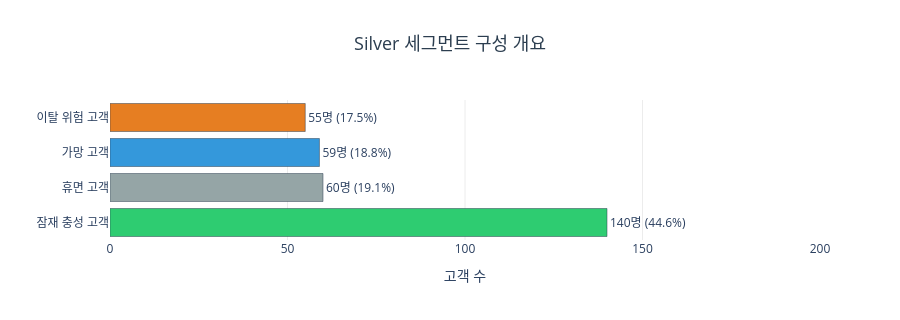

The cell this chart's notebook holds for it:
### Code cell
fig = go.Figure()

# 놓치면 안될 고객의 수가 1명밖에 없어 시각화에서 제외
silver_plot = seg_overview[seg_overview['세그먼트'] != '놓치면 안될 고객'].copy()
silver_plot_total = silver_plot['고객수'].sum()
for _, row in silver_plot.iterrows():
    seg = row['세그먼트']
    fig.add_trace(go.Bar(
        x=[row['고객수']],
        y=[seg],
        orientation='h',
        marker=dict(color=seg_color.get(seg, '#cccccc'), line=dict(color='#2c3e50', width=0.5)),
        text=[f"{row['고객수']}명 ({row['고객수']/silver_plot_total*100:.1f}%)"],
        textposition='outside',
        showlegend=False,
    ))

fig.update_layout(
    title=dict(
        text='Silver 세그먼트 구성 개요<br>',
        x=0.5, xanchor='center', font=dict(size=18, color='#2c3e50')
    ),
    plot_bgcolor='white',
    xaxis=dict(title='고객 수', range=[0, 200], gridcolor='#ececec'),
    yaxis=dict(title=''),
    height=320,
)
fig.show()

### Figure 1 — Plotly figure (JSON) as saved in the notebook; plotly's stock layout.template omitted (floating-point values rounded to 4 significant figures)
{"data": [{"marker": {"color": "#2ecc71", "line": {"color": "#2c3e50", "width": 0.5}}, "orientation": "h", "showlegend": false, "text": ["140명 (44.6%)"], "textposition": "outside", "type": "bar", "x": [140], "y": ["잠재 충성 고객"]}, {"marker": {"color": "#95a5a6", "line": {"color": "#2c3e50", "width": 0.5}}, "orientation": "h", "showlegend": false, "text": ["60명 (19.1%)"], "textposition": "outside", "type": "bar", "x": [60], "y": ["휴면 고객"]}, {"marker": {"color": "#3498db", "line": {"color": "#2c3e50", "width": 0.5}}, "orientation": "h", "showlegend": false, "text": ["59명 (18.8%)"], "textposition": "outside", "type": "bar", "x": [59], "y": ["가망 고객"]}, {"marker": {"color": "#e67e22", "line": {"color": "#2c3e50", "width": 0.5}}, "orientation": "h", "showlegend": false, "text": ["55명 (17.5%)"], "textposition": "outside", "type": "bar", "x": [55], "y": ["이탈 위험 고객"]}], "layout": {"height": 320, "plot_bgcolor": "white", "title": {"font": {"color": "#2c3e50", "size": 18}, "text": "Silver 세그먼트 구성 개요<br>", "x": 0.5, "xanchor": "center"}, "xaxis": {"gridcolor": "#ececec", "range": [0, 200], "title": {"text": "고객 수"}}, "yaxis": {"title": {"text": ""}}}}
